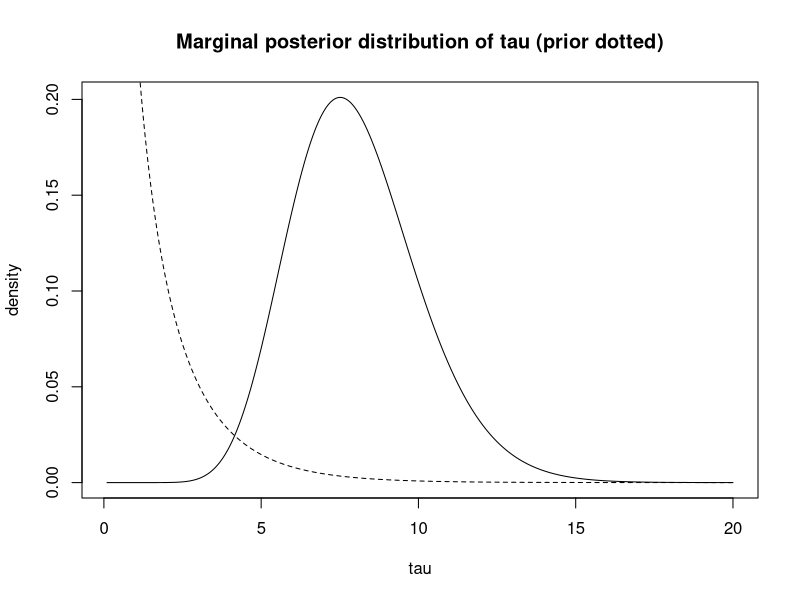
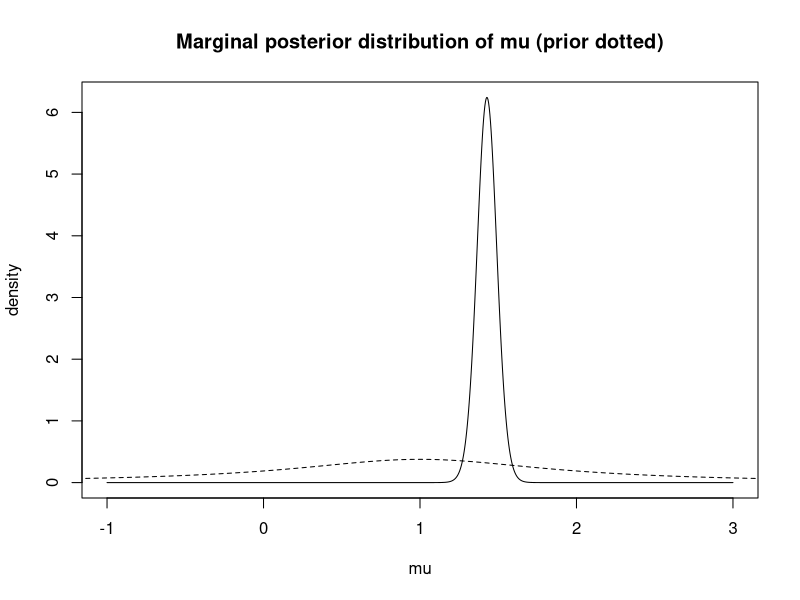
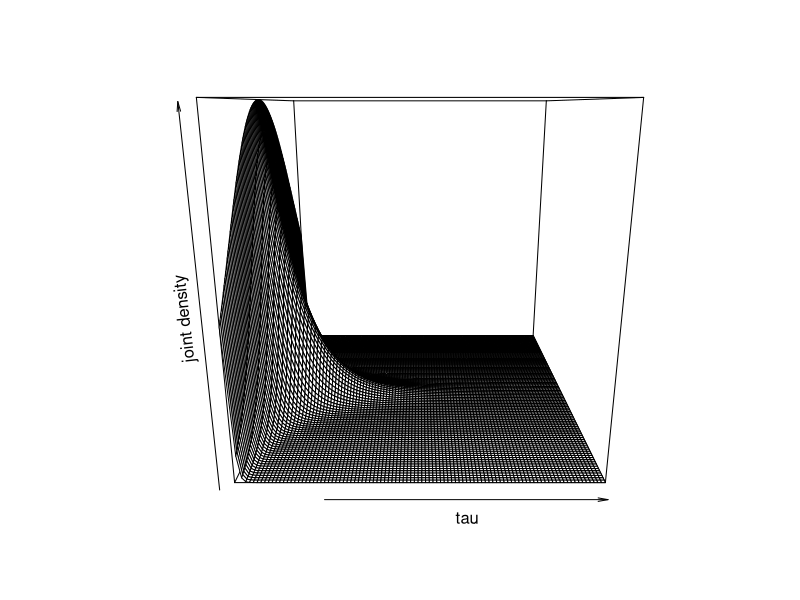
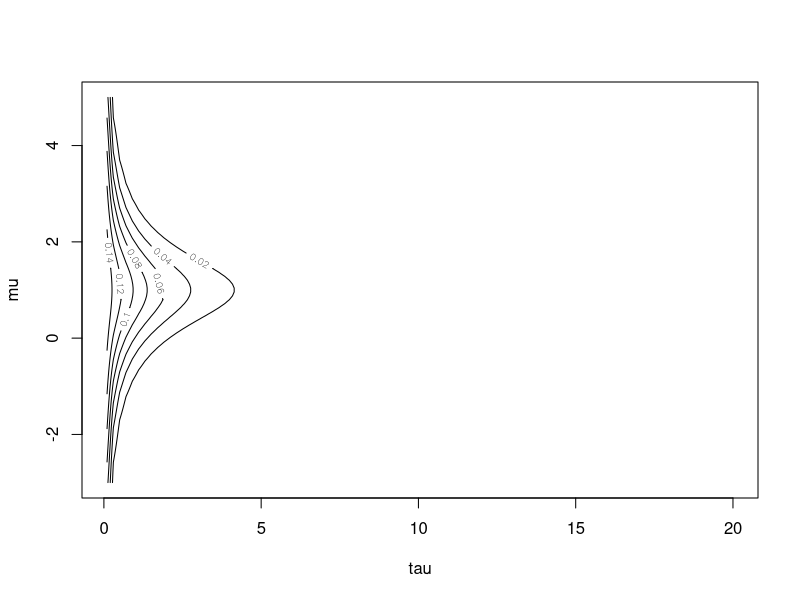
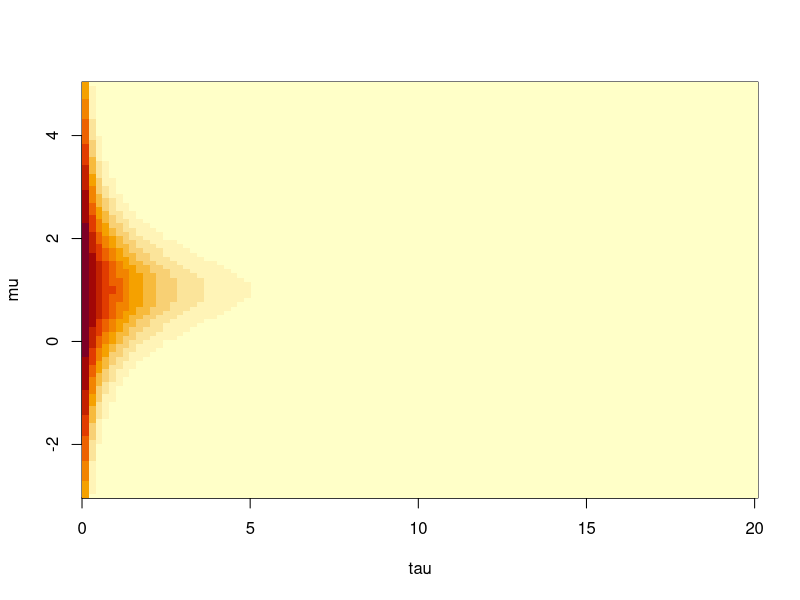
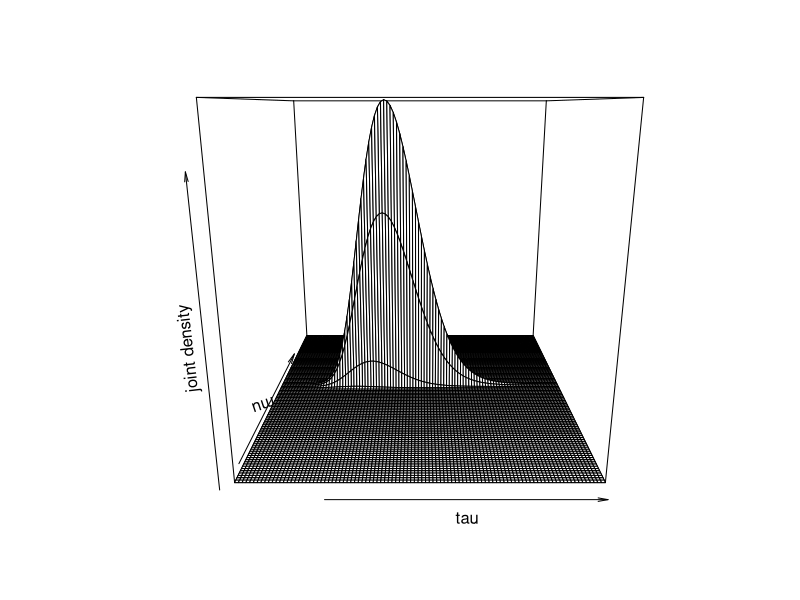
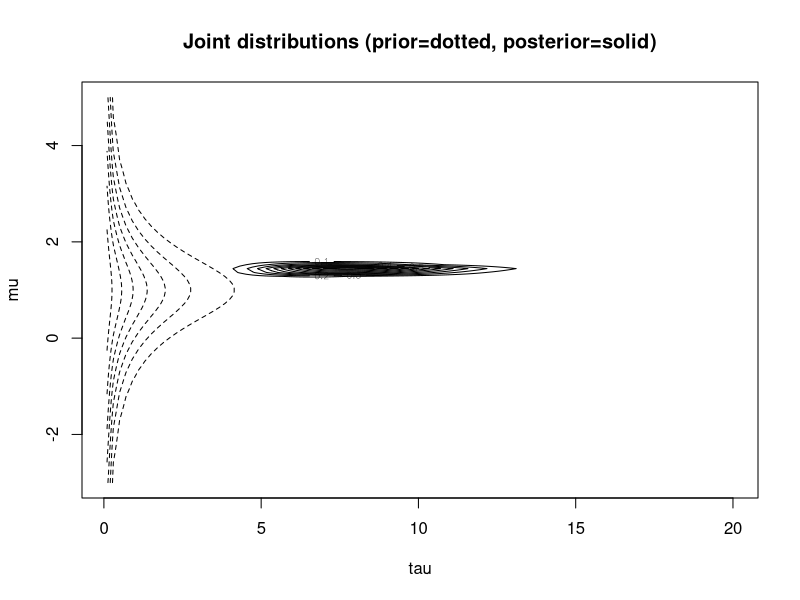
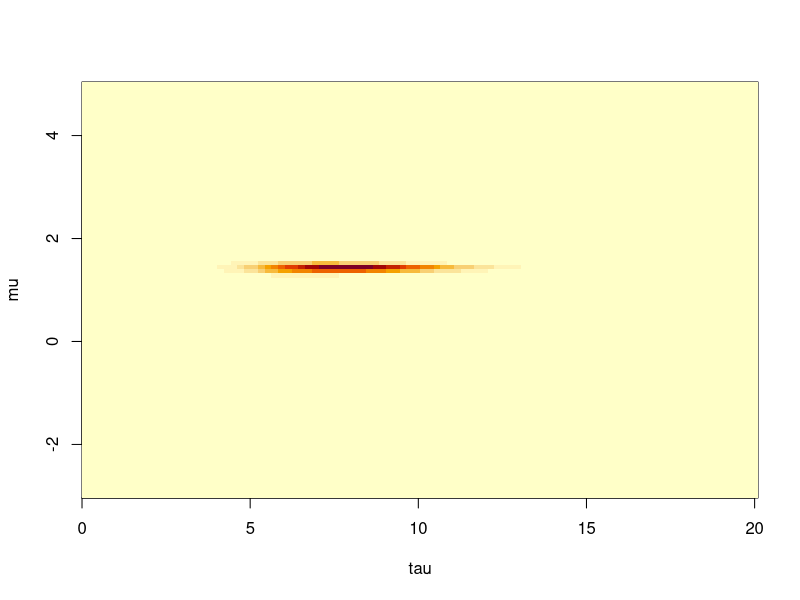

Generate these figures, in order, with R:
## ---- chunk 1
# The data - lactic acid concentrations in cheese
x10 <- c(0.86,1.53,1.57,1.81,0.99,1.09,1.29,1.78,1.29,1.58)
x20 <- c(1.68,1.9,1.06,1.3,1.52,1.74,1.16,1.49,1.63,1.99,
         1.15,1.33,1.44,2.01,1.31,1.46,1.72,1.25,1.08,1.25)
x <- c(x10,x20)
n <- length(x); n
xbar <- mean(x); xbar
snsq <- (n-1)*var(x); snsq
## ---- chunk 2
# Prior hyperparameters from Example 8.6.1
mu0 <- 1
lambda0 <- 1
alpha0 <- 0.5
beta0 <- 0.5

# Posterior hyperparameters
mu1 <- (lambda0*mu0+n*xbar)/(lambda0+n); mu1
lambda1 <- lambda0 + n ; lambda1
alpha1 <- alpha0 + (n/2) ; alpha1
beta1 <- beta0 + (snsq/2) + ((n*lambda0*(xbar-mu0)^2)/(2*(lambda0+n))); beta1

# Marginal prior for tau
x1 <- seq(0.1,20,length=1000)
y1 <- dgamma(x1,alpha0,beta0)

# Marginal posterior for tau
x4 <- seq(0.1,20,length=1000)
y4 <- dgamma(x4,alpha1,beta1)
plot(x4,y4,type="l",xlab="tau",ylab="density",
  main="Marginal posterior distribution of tau (prior dotted)")
lines(x1,y1,lty=2)


# Marginal prior for mu
x2 <- seq(-3,5,length=1000)
dx2 <- x2[2]-x2[1]
U <- sqrt((lambda0*alpha0)/beta0)*(x2-mu0)
y2 <- dt(U,2*alpha0)

# Marginal posterior for mu
x5 <- seq(-1,3,length=1000)
dx5 <- x5[2]-x5[1]
U <- sqrt((lambda1*alpha1)/beta1)*(x5-mu1)
y5 <- dt(U,2*alpha1)
#y5 is the marginal prior based on U
plot(x5,y5/(sum(y5)*dx5),type="l",xlab="mu",ylab="density",
  main="Marginal posterior distribution of mu (prior dotted)")
lines(x2,y2/(sum(y2)*dx2),lty=2)

## ---- chunk 3
# Joint prior distribution of mu and tau
x3 <- seq(.1,20,length=100)
y3 <- seq(-3,5,length=100)
xy <- expand.grid(x3,y3)
z3 <- dgamma(xy[,1],alpha0,beta0)*dnorm(xy[,2],mu0,1/sqrt(lambda0*xy[,1]))
z3mat <- matrix(z3,ncol=100)
persp(x3,y3,z3mat,xlab="tau",ylab="mu",zlab="joint density")
contour(x3,y3,z3mat,xlab="tau",ylab="mu")
image(x3,y3,z3mat,xlab="tau",ylab="mu")

# Joint posterior distribution of mu and tau
x6 <- seq(.1,20,length=100)
y6 <- seq(-3,5,length=100)
xy <- expand.grid(x6,y6)
z6 <- dgamma(xy[,1],alpha1,beta1)*dnorm(xy[,2],mu1,1/sqrt(lambda1*xy[,1]))
z6mat <- matrix(z6,ncol=100)
persp(x6,y6,z6mat,xlab="tau",ylab="mu",zlab="joint density")
contour(x6,y6,z6mat,xlab="tau",ylab="mu",
  main="Joint distributions (prior=dotted, posterior=solid)")
     priorcontour <- contourLines(x3,y3,z3mat)
     templines <- function(clines) {
       lines(clines[[2]], clines[[3]],lty=2)
     }  
     invisible(lapply(priorcontour, templines))
image(x6,y6,z6mat,xlab="tau",ylab="mu")


# Marginal prior for mu based on joint distribution above
marg.mu <- apply(z3mat,2,sum)
#sum across columns of grid/matrix
dy3 <- y3[2]-y3[1]
ht <- marg.mu/(sum(marg.mu)*dy3)
plot(x2,y2/(sum(y2)*dx2),type="l",xlab="mu",ylab="density",
  main="Marginal prior distribution of mu (collapsed dotted)")
lines(y3,ht,lty=2)

# Marginal posterior for mu based on joint distribution above
marg.mu <- apply(z6mat,2,sum)
dy6 <- y6[2]-y6[1]
ht <- marg.mu/(sum(marg.mu)*dy6)
plot(x5,y5/(sum(y5)*dx5),type="l",xlab="mu",ylab="density",
  main="Marginal distribution of mu (prior and 2 posteriors)")
lines(y6,ht,lty=2)
lines(x2,y2/(sum(y2)*dx2),lty=4)
#y2 is marginal prior, y5 is marginal posterior, ht is marginal based on joint)


## ---- chunk 4
contour(x3,y3,z3mat,xlab="tau",ylab="mu")
image(x3,y3,z3mat,xlab="tau",ylab="mu")
## ---- chunk 5
# Marginal prior for mu based on joint distribution above
marg.mu <- apply(z3mat,2,sum)
#sum across columns of grid/matrix
dy3 <- y3[2]-y3[1]
ht <- marg.mu/(sum(marg.mu)*dy3)
plot(x2,y2/(sum(y2)*dx2),type="l",xlab="mu",ylab="density",
  main="Marginal prior distribution of mu (collapsed dotted)")
lines(y3,ht,lty=2)
## ---- chunk 6
# Prior probability interval for mu
lb <- mu0 - sqrt(beta0/(lambda0*alpha0))*qt(.975,2*alpha0)
ub <- mu0 + sqrt(beta0/(lambda0*alpha0))*qt(.975,2*alpha0)

# Posterior probability interval for mu
lb <- mu1 - sqrt(beta1/(lambda1*alpha1))*qt(.95,2*alpha1)
ub <- mu1 + sqrt(beta1/(lambda1*alpha1))*qt(.95,2*alpha1)

# Posterior probability interval for mu based on marginal posterior
lbnum <- sum(cumsum(ht)/sum(ht) < .05)
lbemp <- y6[lbnum]
ubnum <- sum(cumsum(ht)/sum(ht) < .95)
ubemp <- y6[ubnum+1]

# Compare with 95% confidence interval for mu
t.test(x,conf.level=.90)$conf.int
## ---- chunk 7
sumx <- sum(x)
sumx2 <- sum(x^2)
x7 <- seq(.1,20,length=100)
y7 <- seq(-3,5,length=100)
xy <- expand.grid(x7,y7)
z7 <- dweibull(xy[,1],shape=1.5,scale=5)*dt(xy[,2],df=4,ncp=1)*
  ((xy[,1]/(2*pi))^(n/2))*exp((-xy[,1]/2)*(sumx2-2*xy[,2]*sumx+n*xy[,2]^2))
z7mat <- matrix(z7,ncol=100)
persp(x7,y7,z7mat,xlab="tau",ylab="mu",zlab="joint density")
contour(x7,y7,z7mat,xlab="tau",ylab="mu")

marg.tau <- apply(z7mat,1,sum)
dx7 <- x7[2]-x7[1]
ht <- marg.tau/(sum(marg.tau)*dx7)
plot(x4,y4,type="l",xlab="tau",ylab="density",
  main="Marginal posterior distribution of tau (grid dotted)")
lines(x7,ht,lty=2)

marg.mu <- apply(z7mat,2,sum)
dy7 <- y7[2]-y7[1]
ht <- marg.mu/(sum(marg.mu)*dy7)
plot(x5[x5>1 & x5<2],y5[x5>1 & x5<2]/(sum(y5)*dx5),type="l",
  xlab="mu",ylab="density",
  main="Marginal posterior distribution of mu (grid dotted)")
lines(y7[y7>1 & y7<2],ht[y7>1 & y7<2],lty=2)
## ---- chunk 8
# What if use more extreme (more precise) priors
sumx <- sum(x)
sumx2 <- sum(x^2)
x7 <- seq(.1,20,length=100)
y7 <- seq(-3,10,length=100)
xy <- expand.grid(x7,y7)
z7 <- dweibull(xy[,1],shape=5,scale=1)*dt(xy[,2],df=100,ncp=6)*
  ((xy[,1]/(2*pi))^(n/2))*exp((-xy[,1]/2)*(sumx2-2*xy[,2]*sumx+n*xy[,2]^2))
z7mat <- matrix(z7,ncol=100)
persp(x7,y7,z7mat,xlab="tau",ylab="mu",zlab="joint density")
contour(x7,y7,z7mat,xlab="tau",ylab="mu")

marg.tau <- apply(z7mat,1,sum)
dx7 <- x7[2]-x7[1]
ht <- marg.tau/(sum(marg.tau)*dx7)
plot(x7,ht,type="l",xlab="tau",ylab="density",
  main="Marginal posterior distribution of tau (grid solid)")
lines(x4,y4,lty=2)

marg.mu <- apply(z7mat,2,sum)
dy7 <- y7[2]-y7[1]
ht <- marg.mu/(sum(marg.mu)*dy7)
plot(x5,y5/(sum(y5)*dx5),type="l",
  xlab="mu",ylab="density",
  main="Marginal posterior distribution of mu (grid dotted)")
lines(y7,ht,lty=2)
